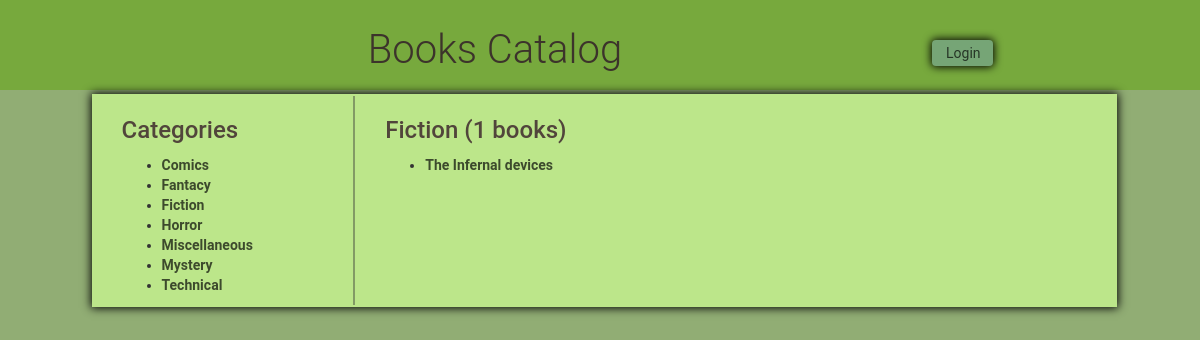
Screenshot of /catalog/Fiction with the database file from the repository.
### model.py (models this page shows, shortened)
class Category(Base):
    __tablename__ = 'category'
    id = Column(Integer, primary_key=True)
    name = Column(String(250), nullable=False, unique=True)
    items = relationship("Item", back_populates='category')

class Item(Base):
    __tablename__ = 'item'
    name = Column(String(250), nullable=False, index=True, unique=True)
    id = Column(Integer, primary_key=True)
    description = Column(String(1500))
    category_name = Column(Integer, ForeignKey('category.name'))
    category = relationship("Category", back_populates='items')
    created_user_id = Column(Integer, ForeignKey('user.id'))
    created_user = relationship(User)

### application.py (the view, shortened to what this page needs)
@app.route('/catalog/<string:category_name>', methods=['GET'])
def getCategory(category_name):
    categories = session.query(Category).order_by("name")
    items = session.query(Item).filter(
        func.lower(Item.category_name) == func.lower(category_name)).order_by(
            Item.name).all()
    user_loggedin = 'username' in login_session
    return render_template('category.html', category_name=category_name,
                           categories=categories, items=items)

### templates/category.html (shortened to what this page needs)
{% extends "main.html" %}
{% block content %}
	<div class="col-md-10 content-body ">
		<div class="col-md-3 border-right">
			<h2>Categories</h2>
			{% if categories !=[] %}
				<ul>
				{% for c in categories %}
					<li><a href = {{url_for('getCategory', category_name = c.name) }}>{{c.name }}</a></li>
				{% endfor %}
				</ul>
			{% endif %}
		</div>
		<div class="col-md-7">
			<div class="col-md-10">
				<h2>{{category_name}} ({{items|length}} books)</h2>
				{% if items !=[] %}
					<ul>
					{% for i in items %}
							<li><a href = {{url_for('getItem', category_name = i.category_name, item_name= i.name) }}>{{i.name }}</a></li>
					{% endfor %}
					</ul>
				{% endif %}
			</div>
		</div>
	</div>
{% endblock %}

### static/styles.css (style rules this page uses)
* { -webkit-box-sizing: border-box; -moz-box-sizing: border-box; -ms-box-sizing: border-box; box-sizing: border-box; }
* { font-family: "Helvetica Neue Bold", Roboto, Helvetica, Arial, sans-serif; font-weight: 700; }
h2 { font-size: 24px; color: #51453B; line-height: 29px; }
a { font-size: 14px; color: #000000ad; line-height: 17px; }
body { font-family: "Helvetica Neue Light", Roboto, Helvetica, Arial, sans-serif; background-color: #91ad74 }
.content-body { background-color: #bce68a; box-shadow: 0 0 9px 1px black; margin:4px; padding-top: 2px; padding-bottom: 2px; }
.border-right { border-right: 2px solid #3333336b; }

### rows the page displays
Category: name "Comics"
Category: name "Fantacy"
Category: name "Fiction"
Category: name "Horror"
Category: name "Miscellaneous"
Category: name "Mystery"
Category: name "Technical"
Item: name "The Infernal devices"

### other values shown
{{ category_name }} "Fiction"
{{ items|length }} "1"
